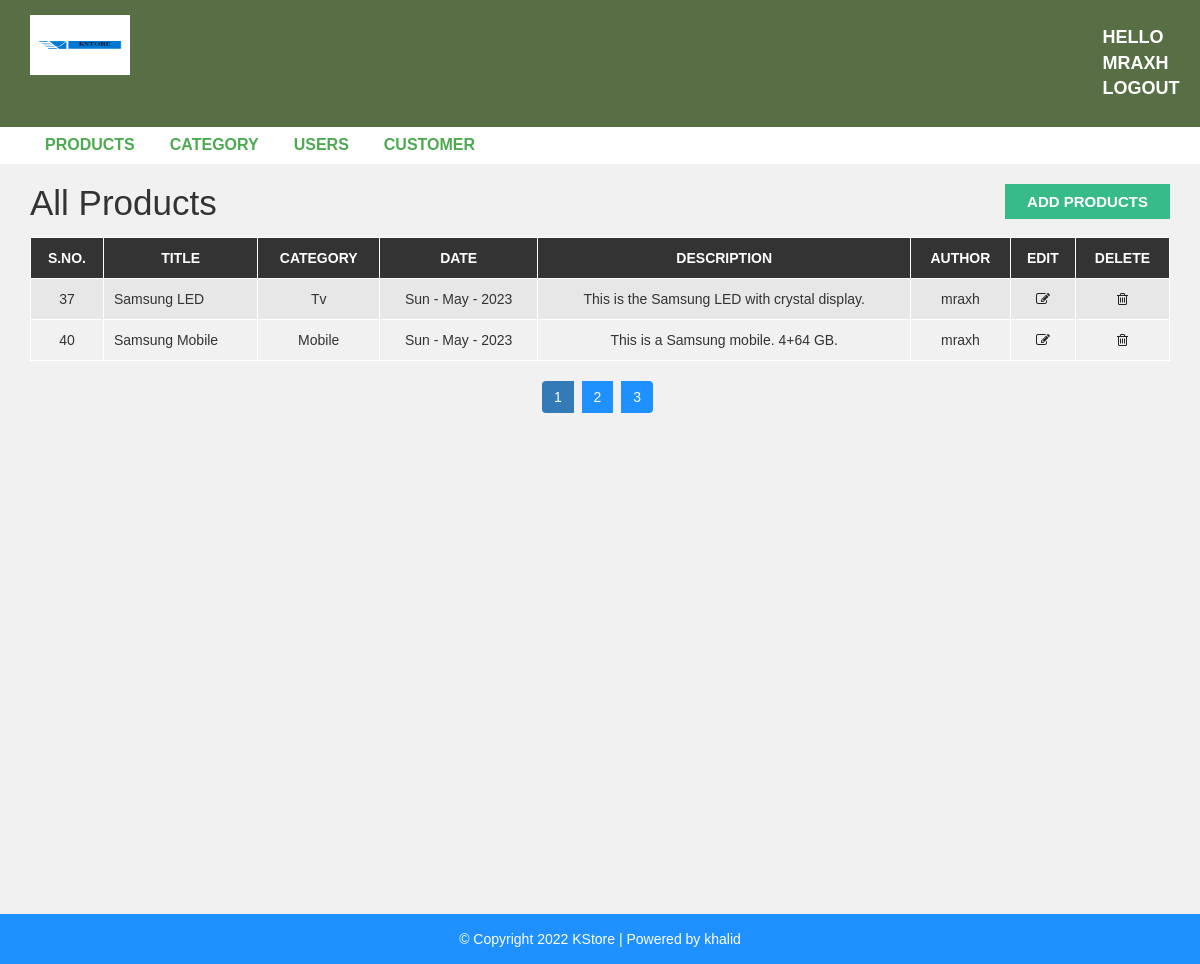
Screenshot of /admin/products.php (signed in) with the database file from the repository.
### tables this page shows
CREATE TABLE `post` (
  `post_id` int(11) NOT NULL,
  `title` varchar(100) NOT NULL,
  `description` text NOT NULL,
  `category` varchar(100) NOT NULL,
  `post_date` varchar(50) NOT NULL,
  `author` int(11) NOT NULL,
  `post_img` varchar(100) NOT NULL
);

CREATE TABLE `category` (
  `category_id` int(11) NOT NULL,
  `category_name` varchar(100) NOT NULL,
  `post` int(11) NOT NULL DEFAULT 0
);

CREATE TABLE `user` (
  `user_id` int(10) UNSIGNED NOT NULL,
  `first_name` varchar(30) NOT NULL,
  `last_name` varchar(30) NOT NULL,
  `username` varchar(30) DEFAULT NULL,
  `password` varchar(40) DEFAULT NULL,
  `role` int(11) NOT NULL
);

### admin/products.php (the view)
<?php include "header.php"; ?>
<?php
include "config.php";
$query = "SELECT * from `post` LEFT JOIN `category` ON post.category = category.category_id  LEFT JOIN `user` ON post.author = user.user_id";
$result = mysqli_query($conn, $query);
if (mysqli_num_rows($result) > 0) {
?>
  <div id="admin-content">
      <div class="container">
          <div class="row">
              <div class="col-md-10">
                  <h1 class="admin-heading">All Products</h1>
              </div>
              <div class="col-md-2">
                  <a class="add-new" href="add-products.php">add Products</a>
              </div>
              <div class="col-md-12">
                  <table class="content-table">
                      <thead>
                          <th>S.No.</th>
                          <th>Title</th>
                          <th>Category</th>
                          <th>Date</th>
                          <th>Description</th>
                          <th>Author</th>
                          <th>Edit</th>
                          <th>Delete</th>
                      </thead>
                      <tbody>
                        <?php
                        while($row = mysqli_fetch_assoc($result))
                        {
                        ?>
                        <tr>
                            <td class='id'><?php echo $row['post_id'];?></td>
                            <td class='id'><?php echo $row['title'];?></td>
                            <td class='id'><?php echo $row['category_name'];?></td>
                            <td class='id'><?php echo $row['post_date'];?></td>
                            <td class='id'><?php echo $row['description'];?></td>
                            <td class='id'><?php echo $row['username'];?></td>
                            <td class='edit'><a href='update-products.php?id=<?php echo $row["post_id"];?>'><i class='fa fa-edit'></i></a></td>
                            <td class='delete'><a href='delete-products.php?id=<?php echo $row["post_id"];?>'><i class='fa fa-trash-o'></i></a></td>
                        </tr>
                        <?php } ?>
                    </tbody>
                  </table>
                  <?php } ?>
                  <ul class='pagination admin-pagination'>
                      <li class="active"><a>1</a></li>
                      <li><a>2</a></li>
                      <li><a>3</a></li>
                  </ul>
              </div>
          </div>
      </div>
  </div>
<?php include "footer.php"; ?>

### admin/header.php (shortened to what this page needs)
<!DOCTYPE html>
<html lang="en">
    <head>
        <link rel="stylesheet" href="../css/bootstrap.min.css" />
        <link rel="stylesheet" href="../css/font-awesome.css">
        <link rel="stylesheet" href="../css/style.css">
    </head>
    <body>
        <div id="header-admin">
            <div class="container">
                <div class="row">
                    <div class="col-md-2">
                        <a href="products.php"><img class="logo" src="images/logo.png" style="height:60px; width:100px"></a>
                    </div>
                    <div class="col-md-offset-9  col-md-1">
                        <a href="logout.php" class="admin-logout" >Hello <?php echo $_SESSION["username"]." "."<br>"; ?> logout </a>
                    </div>
                </div>
            </div>
        </div>
        <div id="admin-menubar">
            <div class="container">
                <div class="row">
                    <div class="col-md-12">
                       <ul class="admin-menu">
                            <li>
                                <a href="products.php">Products</a>
                            </li>
                            <?php
                            if($_SESSION["user_role"] == 1)
                            {
                            ?>
                            <li>
                                <a href="category.php">Category</a>
                            </li>
                            <li>
                                <a href="users.php">Users</a>
                            </li>
                            <li>
                                <a href="customer.php">Customer</a>
                            </li>
                            <?php } ?>
                        </ul>
                    </div>
                </div>
            </div>
        </div>

### admin/footer.php
<div id ="footer">
    <div class="container">
        <div class="row">
            <div class="col-md-12">
                <span>© Copyright 2022 KStore | Powered by <a href="kstore.php">khalid</a></span>
            </div>
        </div>
    </div>
</div>
</body>
</html>

### css/style.css (style rules this page uses)
body { background: #f1f1f1; font-family: sans-serif,arial,Helvetica; }
a, a:hover, a:focus { text-decoration: none; outline: none; }
ul { margin:0; padding:0; list-style:none; }
img.logo { width: 100%; height: auto; display: block; }
#header-admin { background-color: #586e44; padding: 15px 0; }
#header-admin .admin-logout { margin: 10px 0; color: #fff; font-size: 18px; font-weight: 600; text-transform: uppercase; display: inline-block; }
#admin-menubar { background-color: #fff; }
#admin-menubar .admin-menu { font-size: 0; }
#admin-menubar .admin-menu li { display: inline-block; margin: 0 5px 0 0; }
#admin-menubar .admin-menu li a { color: #4daa51; font-size: 16px; font-weight: 600; text-transform: uppercase; padding: 7px 15px; display: block; transition: all 0.3s; }
#admin-content { padding: 20px 0; min-height: 750px; }
#admin-content .admin-heading { font-size: 35px; margin: 0 0 15px; }
#admin-content .add-new { color: #fff; background-color: #37bb88; font-size: 15px; font-weight: 600; text-align: center; text-transform: uppercase; padding: 7px 10px; display: block; transition: all 0.3s; }
#admin-content .content-table { border: 1px solid #000; width: 100%; margin: 0 0 20px; }
#admin-content .content-table thead { color: #fff; background-color: #333; }
#admin-content .content-table th { padding: 10px; border: 1px solid #fff; font-weight: 600; text-align: center; text-transform: uppercase; }
#admin-content .content-table tbody { color: #333; }
#admin-content .content-table tbody tr { background-color: #e7e7e7; }
#admin-content .content-table tbody tr:nth-child(even) { background-color: transparent; }
#admin-content .content-table tbody td { padding: 10px; border: 1px solid #fff; text-align: center; }
#admin-content .content-table tbody td:nth-child(2) { text-align: left; }
#admin-content .admin-pagination { margin: 0; }
#admin-content .admin-pagination li a { display: block; }
.id, .edit, .delete { text-align:center; }
.pagination { display: block; text-align: center; margin: 0; }
.pagination li { display:inline-block; margin: 0 5px 0 0; }
.pagination li a { border: none; background: #1e90ff; color: #fff; }
i.fa { color:#222; }
#footer { color: #fff; padding:15px 0; text-align:center; background-color:#1e90ff; }
#footer a { color:#fff; }

### rows the page displays
post: post_id "37", title "Samsung LED", category.category_name "Tv", post_date "Sun - May - 2023", description "This is the Samsung LED with crystal display.", user.username "mraxh"
post: post_id "40", title "Samsung Mobile", category.category_name "Mobile", post_date "Sun - May - 2023", description "This is a Samsung mobile. 4+64 GB.", user.username "mraxh"

### other values shown
$_SESSION["username"] "MRAXH"
